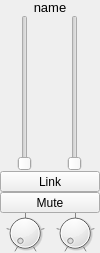
<?xml version="1.0" encoding="UTF-8"?>
<ui version="4.0">
 <class>MAudio_BeBoB_Input_Widget</class>
 <widget class="QWidget" name="MAudio_BeBoB_Input_Widget">
  <property name="geometry">
   <rect>
    <x>0</x>
    <y>0</y>
    <width>100</width>
    <height>253</height>
   </rect>
  </property>
  <property name="windowTitle">
   <string>Dialog</string>
  </property>
  <layout class="QGridLayout">
   <property name="margin">
    <number>0</number>
   </property>
   <property name="spacing">
    <number>0</number>
   </property>
   <item row="1" column="0">
    <widget class="QSlider" name="l_sld">
     <property name="sizePolicy">
      <sizepolicy hsizetype="Expanding" vsizetype="MinimumExpanding">
       <horstretch>0</horstretch>
       <verstretch>0</verstretch>
      </sizepolicy>
     </property>
     <property name="minimumSize">
      <size>
       <width>0</width>
       <height>40</height>
      </size>
     </property>
     <property name="singleStep">
      <number>10</number>
     </property>
     <property name="orientation">
      <enum>Qt::Vertical</enum>
     </property>
     <property name="tickPosition">
      <enum>QSlider::NoTicks</enum>
     </property>
     <property name="tickInterval">
      <number>50</number>
     </property>
    </widget>
   </item>
   <item row="0" column="0" colspan="2">
    <widget class="QLabel" name="name">
     <property name="font">
      <font>
       <pointsize>10</pointsize>
      </font>
     </property>
     <property name="text">
      <string>name</string>
     </property>
     <property name="alignment">
      <set>Qt::AlignCenter</set>
     </property>
    </widget>
   </item>
   <item row="1" column="1">
    <widget class="QSlider" name="r_sld">
     <property name="sizePolicy">
      <sizepolicy hsizetype="Expanding" vsizetype="MinimumExpanding">
       <horstretch>0</horstretch>
       <verstretch>0</verstretch>
      </sizepolicy>
     </property>
     <property name="minimumSize">
      <size>
       <width>0</width>
       <height>100</height>
      </size>
     </property>
     <property name="orientation">
      <enum>Qt::Vertical</enum>
     </property>
     <property name="tickPosition">
      <enum>QSlider::NoTicks</enum>
     </property>
     <property name="tickInterval">
      <number>50</number>
     </property>
    </widget>
   </item>
   <item row="5" column="0">
    <widget class="QDial" name="l_pan">
     <property name="minimumSize">
      <size>
       <width>0</width>
       <height>0</height>
      </size>
     </property>
     <property name="maximumSize">
      <size>
       <width>16777215</width>
       <height>40</height>
      </size>
     </property>
     <property name="notchTarget">
      <double>25.000000000000000</double>
     </property>
     <property name="notchesVisible">
      <bool>true</bool>
     </property>
    </widget>
   </item>
   <item row="5" column="1">
    <widget class="QDial" name="r_pan">
     <property name="minimumSize">
      <size>
       <width>0</width>
       <height>0</height>
      </size>
     </property>
     <property name="maximumSize">
      <size>
       <width>16777215</width>
       <height>40</height>
      </size>
     </property>
     <property name="notchTarget">
      <double>25.000000000000000</double>
     </property>
     <property name="notchesVisible">
      <bool>true</bool>
     </property>
    </widget>
   </item>
   <item row="3" column="0" colspan="2">
    <widget class="QToolButton" name="link">
     <property name="sizePolicy">
      <sizepolicy hsizetype="Expanding" vsizetype="Minimum">
       <horstretch>0</horstretch>
       <verstretch>0</verstretch>
      </sizepolicy>
     </property>
     <property name="text">
      <string>Link</string>
     </property>
     <property name="checkable">
      <bool>true</bool>
     </property>
    </widget>
   </item>
   <item row="4" column="0" colspan="2">
    <widget class="QToolButton" name="mute">
     <property name="sizePolicy">
      <sizepolicy hsizetype="Expanding" vsizetype="Minimum">
       <horstretch>0</horstretch>
       <verstretch>0</verstretch>
      </sizepolicy>
     </property>
     <property name="text">
      <string>Mute</string>
     </property>
     <property name="checkable">
      <bool>true</bool>
     </property>
    </widget>
   </item>
  </layout>
 </widget>
 <resources/>
 <connections/>
</ui>
